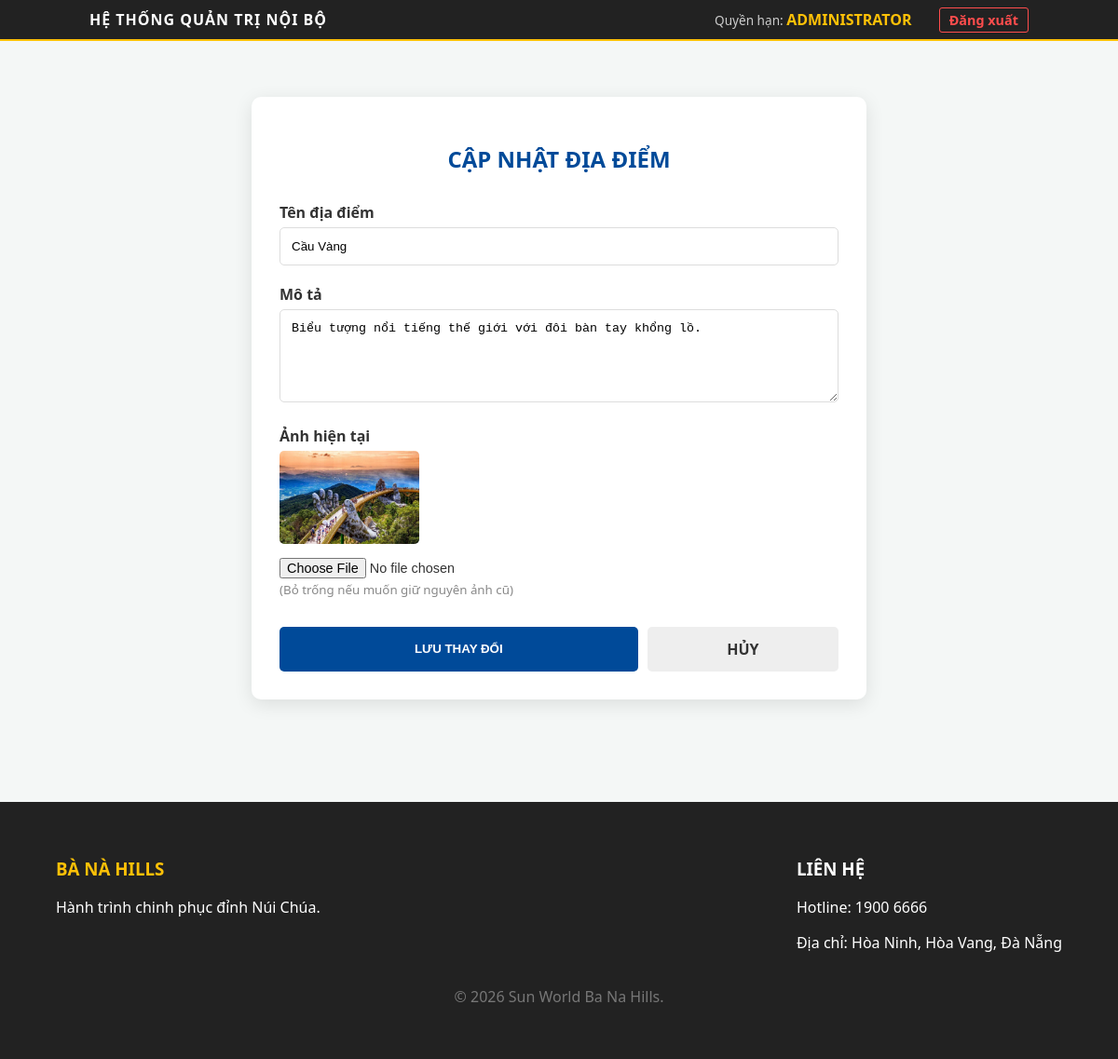
/banahills/admin/edit_locations.php?id=1 (signed in), run on the app's committed database.
### tables this page shows
CREATE TABLE `locations` (
  `id` int(11) NOT NULL,
  `name` varchar(255) NOT NULL,
  `description` text DEFAULT NULL,
  `image` varchar(255) DEFAULT 'default.jpg'
);

### banahills/admin/edit_locations.php (the view, shortened to what this page needs)
<?php
include '../config/database.php';
$id = intval($_GET['id']);
$res = mysqli_query($conn, "SELECT * FROM locations WHERE id = $id");
$data = mysqli_fetch_assoc($res);
include '../core_shared/header.php';
?>
<div class="container">
    <div style="max-width: 600px; margin: 40px auto; background: white; padding: 30px; border-radius: 10px; box-shadow: 0 5px 20px rgba(0,0,0,0.1);">
        <h2 style="color: #004a99; text-align: center; margin-bottom: 30px;">CẬP NHẬT ĐỊA ĐIỂM</h2>
        <form method="POST" enctype="multipart/form-data" style="display: flex; flex-direction: column; gap: 20px;">
            <div>
                <label style="font-weight: bold; display: block; margin-bottom: 5px;">Tên địa điểm</label>
                <input type="text" name="name" value="<?php echo $data['name']; ?>" required style="width: 100%; padding: 12px; border: 1px solid #ddd; border-radius: 5px; box-sizing: border-box;">
            </div>
            <div>
                <label style="font-weight: bold; display: block; margin-bottom: 5px;">Mô tả</label>
                <textarea name="description" required style="width: 100%; padding: 12px; border: 1px solid #ddd; border-radius: 5px; height: 100px; box-sizing: border-box;"><?php echo $data['description']; ?></textarea>
            </div>
            <div>
                <label style="font-weight: bold; display: block; margin-bottom: 5px;">Ảnh hiện tại</label>
                <img src="../assets/images/<?php echo $data['image']; ?>" style="width: 150px; border-radius: 5px; margin-bottom: 10px;">
                <input type="file" name="image" style="display: block; font-size: 0.9rem;">
                <small style="color: #888;">(Bỏ trống nếu muốn giữ nguyên ảnh cũ)</small>
            </div>
            <div style="display: flex; gap: 10px; margin-top: 10px;">
                <button type="submit" name="update_loc" style="flex: 2; background: #004a99; color: white; padding: 13px; border: none; border-radius: 5px; cursor: pointer; font-weight: bold;">LƯU THAY ĐỔI</button>
                <a href="manage_locations.php" style="flex: 1; background: #eee; color: #333; padding: 13px; text-align: center; text-decoration: none; border-radius: 5px; font-weight: bold;">HỦY</a>
            </div>
        </form>
    </div>
</div>
<?php include '../core_shared/footer.php'; ?>

### banahills/core_shared/header.php (style rules this page uses)
body { font-family: 'Segoe UI', Tahoma, Geneva, Verdana, sans-serif; margin: 0; background-color: #f4f7f6; color: #333; }
.container { max-width: 1200px; margin: 0 auto; padding: 20px 5%; }

### data on the page
locations: name "Cầu Vàng", description "Biểu tượng nổi tiếng thế giới với đôi bàn tay khổng lồ.", image (picture)
